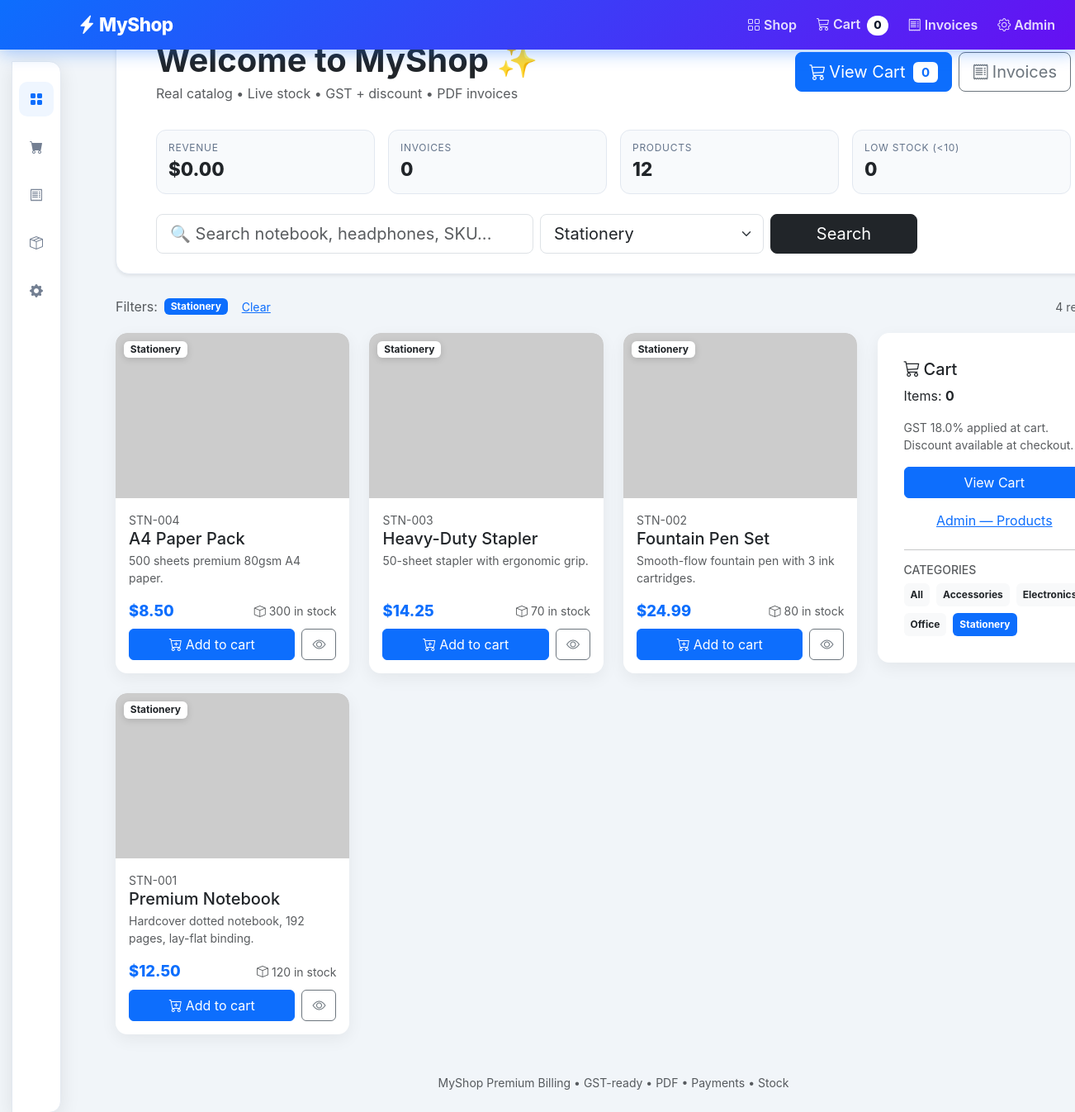
The page /?cat=Stationery on the database its author committed.
### tables this page shows
CREATE TABLE products (
    id INTEGER PRIMARY KEY AUTOINCREMENT,
    name TEXT NOT NULL,
    description TEXT DEFAULT '',
    category TEXT DEFAULT 'General',
    price REAL NOT NULL,
    stock INTEGER NOT NULL DEFAULT 50,
    sku TEXT DEFAULT '',
    image_url TEXT
);

### app.py (the view)
@app.route("/")
def index():
    db = get_db()
    q = (request.args.get("q") or "").strip()
    cat = (request.args.get("cat") or "").strip()
    query = "SELECT * FROM products WHERE 1=1"
    params: list = []
    if q:
        query += " AND (name LIKE ? OR description LIKE ? OR sku LIKE ?)"
        params += [f"%{q}%", f"%{q}%", f"%{q}%"]
    if cat:
        query += " AND category = ?"
        params.append(cat)
    query += " ORDER BY id DESC"
    products = db.execute(query, params).fetchall()
    cats = [r[0] for r in db.execute("SELECT DISTINCT category FROM products ORDER BY category").fetchall() if r[0]]
    cart = session.get("cart", {})
    cart_count = sum(cart.values()) if cart else 0
    try:
        revenue = db.execute("SELECT COALESCE(SUM(total),0) FROM invoices").fetchone()[0] or 0
        inv_count = db.execute("SELECT COUNT(*) FROM invoices").fetchone()[0] or 0
        prod_count = db.execute("SELECT COUNT(*) FROM products").fetchone()[0] or 0
        low_stock = db.execute("SELECT COUNT(*) FROM products WHERE stock < 10").fetchone()[0] or 0
    except Exception:
        revenue, inv_count, prod_count, low_stock = 0, 0, len(products), 0
    stats = {"revenue": revenue, "invoices": inv_count, "products": prod_count, "low_stock": low_stock}
    return render_template("index.html", products=products, cart_count=cart_count,
                           categories=cats, active_cat=cat, search_q=q, stats=stats,
                           tax_default=TAX_DEFAULT)

### app.py (called while the page is built)
def get_db():
    db = getattr(g, "db", None)
    if db is None:
        db = g.db = sqlite3.connect(DB_PATH)
        db.row_factory = sqlite3.Row
    return db

def _cols(db, table):
    try:
        return [r[1] for r in db.execute(f"PRAGMA table_info({table})").fetchall()]
    except Exception:
        return []

@app.before_request
def ensure_migrations():
    if DB_PATH.exists():
        try:
            migrate_db()
        except Exception:
            pass

@app.after_request
def set_security_headers(response):
    response.headers.setdefault("X-Content-Type-Options", "nosniff")
    response.headers.setdefault("X-Frame-Options", "SAMEORIGIN")
    response.headers.setdefault("Referrer-Policy", "no-referrer")
    return response

### templates/index.html (shortened to what this page needs)
{% extends "layout.html" %}
{% block hero %}
  <div class="hero hero-home bg-white shadow-sm mb-4">
    <div class="container-fluid px-4 px-lg-5 py-4">
      <div class="d-flex justify-content-between align-items-center flex-wrap gap-3">
        <div>
          <h1 class="display-6 fw-bold mb-1">Welcome to MyShop ✨</h1>
          <p class="text-muted mb-0">Real catalog • Live stock • GST + discount • PDF invoices</p>
        </div>
        <div class="d-flex gap-2">
          <a href="/cart" class="btn btn-primary btn-lg"><i class="bi bi-cart3 me-1"></i>View Cart <span class="badge bg-white text-primary ms-1">{{ cart_count or 0 }}</span></a>
          <a href="/invoices" class="btn btn-outline-secondary btn-lg"><i class="bi bi-receipt me-1"></i>Invoices</a>
        </div>
      </div>
      <div class="row g-3 mt-3">
        <div class="col-6 col-md-3"><div class="stat-card"><div class="stat-label">Revenue</div><div class="stat-value">${{ '%.2f'|format(stats.revenue) }}</div></div></div>
        <div class="col-6 col-md-3"><div class="stat-card"><div class="stat-label">Invoices</div><div class="stat-value">{{ stats.invoices }}</div></div></div>
        <div class="col-6 col-md-3"><div class="stat-card"><div class="stat-label">Products</div><div class="stat-value">{{ stats.products }}</div></div></div>
        <div class="col-6 col-md-3"><div class="stat-card {{ 'stat-warn' if stats.low_stock else '' }}"><div class="stat-label">Low stock (&lt;10)</div><div class="stat-value">{{ stats.low_stock }}</div></div></div>
      </div>
      <form class="row g-2 mt-3" method="get" action="/">
        <div class="col-12 col-md-6 col-xl-5"><input name="q" value="{{ search_q }}" class="form-control form-control-lg" placeholder="🔍 Search notebook, headphones, SKU..."></div>
        <div class="col-8 col-md-4 col-xl-3">
          <select name="cat" class="form-select form-select-lg" onchange="this.form.submit()">
            {% for c in categories %}
            <option value="{{ c }}" {{ 'selected' if c == active_cat else '' }}>{{ c }}</option>
            {% endfor %}
          </select>
        </div>
        <div class="col-4 col-md-2 col-xl-2 d-grid"><button class="btn btn-dark btn-lg">Search</button></div>
      </form>
    </div>
  </div>
{% endblock %}
{% block content %}
  {% if active_cat or search_q %}
  <div class="mb-3 d-flex gap-2 align-items-center">
    <span class="text-muted">Filters:</span>
    {% if active_cat %}<span class="badge bg-primary">{{ active_cat }}</span>{% endif %}
    <a href="/" class="btn btn-sm btn-link">Clear</a>
    <span class="text-muted small ms-auto">{{ products|length }} result(s)</span>
  </div>
  {% endif %}
  <div class="row g-4">
    <div class="col-lg-9">
      <div class="row row-cols-2 row-cols-lg-3 g-3 g-md-4">
        {% for p in products %}
        <div class="col">
          <div class="card h-100 product-card shadow-sm">
            <div class="product-img-wrap">
              {% if p.image_url %}
                <img src="{{ p.image_url }}" loading="lazy" class="card-img-top product-img" alt="{{ p.name }}" onerror="this.onerror=null;this.src='https://picsum.photos/seed/myshop{{ p.id }}/600/400'">
              {% else %}
                <img src="https://picsum.photos/seed/myshop{{ p.id }}/600/400" loading="lazy" class="card-img-top product-img" alt="{{ p.name }}">
              {% endif %}
              <span class="badge bg-white text-dark category-badge">{{ p.category or 'General' }}</span>
            </div>
            <div class="card-body d-flex flex-column">
              <div class="small text-muted">{{ p.sku or '' }}</div>
              <h5 class="card-title mb-1"><a href="/product/{{ p.id }}" class="product-link">{{ p.name }}</a></h5>
              <p class="card-text text-muted small product-desc">{{ p.description or '' }}</p>
              <div class="mt-auto">
                <div class="d-flex justify-content-between align-items-center mb-2">
                  <div class="price">${{ '%.2f'|format(p.price) }}</div>
                  <div class="small {{ 'text-danger fw-bold' if (p.stock or 0) < 10 else 'text-muted' }}"><i class="bi bi-box me-1"></i>{{ p.stock }} in stock</div>
                </div>
                <div class="d-flex gap-2">
                  <form action="/cart/add/{{ p.id }}" method="post" class="flex-fill d-grid">
                    <button class="btn btn-primary" {{ 'disabled' if (p.stock or 0) <= 0 else '' }}><i class="bi bi-cart-plus me-1"></i>{{ 'Out of stock' if (p.stock or 0) <= 0 else 'Add to cart' }}</button>
                  </form>
                  <a href="/product/{{ p.id }}" class="btn btn-outline-secondary"><i class="bi bi-eye"></i></a>
                </div>
              </div>
            </div>
          </div>
        </div>
        {% else %}
        <div class="col-12"><div class="alert alert-light">No products found. <a href="/">Clear filters</a></div></div>
        {% endfor %}
      </div>
    </div>
    <div class="col-lg-3">
      <div class="card shadow-sm sticky-sidebar p-3">
        <div class="card-body">
          <h5 class="card-title"><i class="bi bi-cart3 me-1"></i>Cart</h5>
          <p class="card-text">Items: <strong>{{ cart_count or 0 }}</strong></p>
          <p class="small text-muted">GST {{ tax_default }}% applied at cart. Discount available at checkout.</p>
          <a href="/cart" class="btn btn-primary w-100">View Cart</a>
          <a href="/admin/products" class="btn btn-link mt-2 w-100">Admin — Products</a>
          <hr>
          <h6 class="small text-muted text-uppercase">Categories</h6>
          <div class="d-flex flex-wrap gap-2">
            <a href="/" class="badge {{ 'bg-dark' if not active_cat else 'bg-light text-dark' }} text-decoration-none p-2">All</a>
            {% for c in categories %}
            <a href="/?cat={{ c }}" class="badge {{ 'bg-primary' if c == active_cat else 'bg-light text-dark' }} text-decoration-none p-2">{{ c }}</a>
            {% endfor %}
          </div>
        </div>
      </div>
    </div>
  </div>
{% endblock %}

### static/css/style.css (style rules this page uses)
body { background: #f1f5f9; font-family: Inter, system-ui, -apple-system, Segoe UI, Roboto, sans-serif; }
.hero { border-radius: 16px; border: 1px solid #e2e8f0; }
.hero-home { margin-top: 0; }
.stat-card { background: #f8fafc; border: 1px solid #e2e8f0; border-radius: 12px; padding: 12px 14px; }
.stat-label { font-size: .75rem; text-transform: uppercase; letter-spacing: .06em; color: #64748b; }
.stat-value { font-size: 1.4rem; font-weight: 800; }
.card { border: none; border-radius: 14px; }
.card.shadow-sm { box-shadow: 0 6px 20px rgba(2,6,23,.06) !important; }
.product-img-wrap { position: relative; }
.product-img { height: 200px; object-fit: cover; border-radius: 14px 14px 0 0; background: #e2e8f0; }
.category-badge { position: absolute; top: 10px; left: 10px; box-shadow: 0 2px 8px rgba(0,0,0,.15); }
.product-card { transition: transform .15s ease, box-shadow .15s ease; overflow: hidden; }
.price { font-weight: 800; color: #0d6efd; font-size: 1.15rem; }
.product-link { color: inherit; text-decoration: none; }
.product-desc { min-height: 38px; display: -webkit-box; -webkit-line-clamp: 2; -webkit-box-orient: vertical; overflow: hidden; }
.sticky-sidebar { position: sticky; top: 84px; }

### rows shown on the page
products: category "Stationery", sku "STN-004", name "A4 Paper Pack", description "500 sheets premium 80gsm A4 paper.", price "8.50", stock "300", stock "Add to cart"
products: category "Stationery", sku "STN-003", name "Heavy-Duty Stapler", description "50-sheet stapler with ergonomic grip.", price "14.25", stock "70", stock "Add to cart"
products: category "Stationery", sku "STN-002", name "Fountain Pen Set", description "Smooth-flow fountain pen with 3 ink cartridges.", price "24.99", stock "80", stock "Add to cart"
products: category "Stationery", sku "STN-001", name "Premium Notebook", description "Hardcover dotted notebook, 192 pages, lay-flat binding.", price "12.50", stock "120", stock "Add to cart"

### other values the page prints
{{ cart_count or 0 }} "0"
{{ '%.2f'|format(stats.revenue) }} "0.00"
{{ stats.invoices }} "0"
{{ stats.products }} "12"
{{ stats.low_stock }} "0"
{{ active_cat }} "Stationery"
{{ products|length }} "4"
{{ tax_default }} "18.0"
{{ c }} "Accessories" "Office" "Stationery"
form field cat "Stationery"
